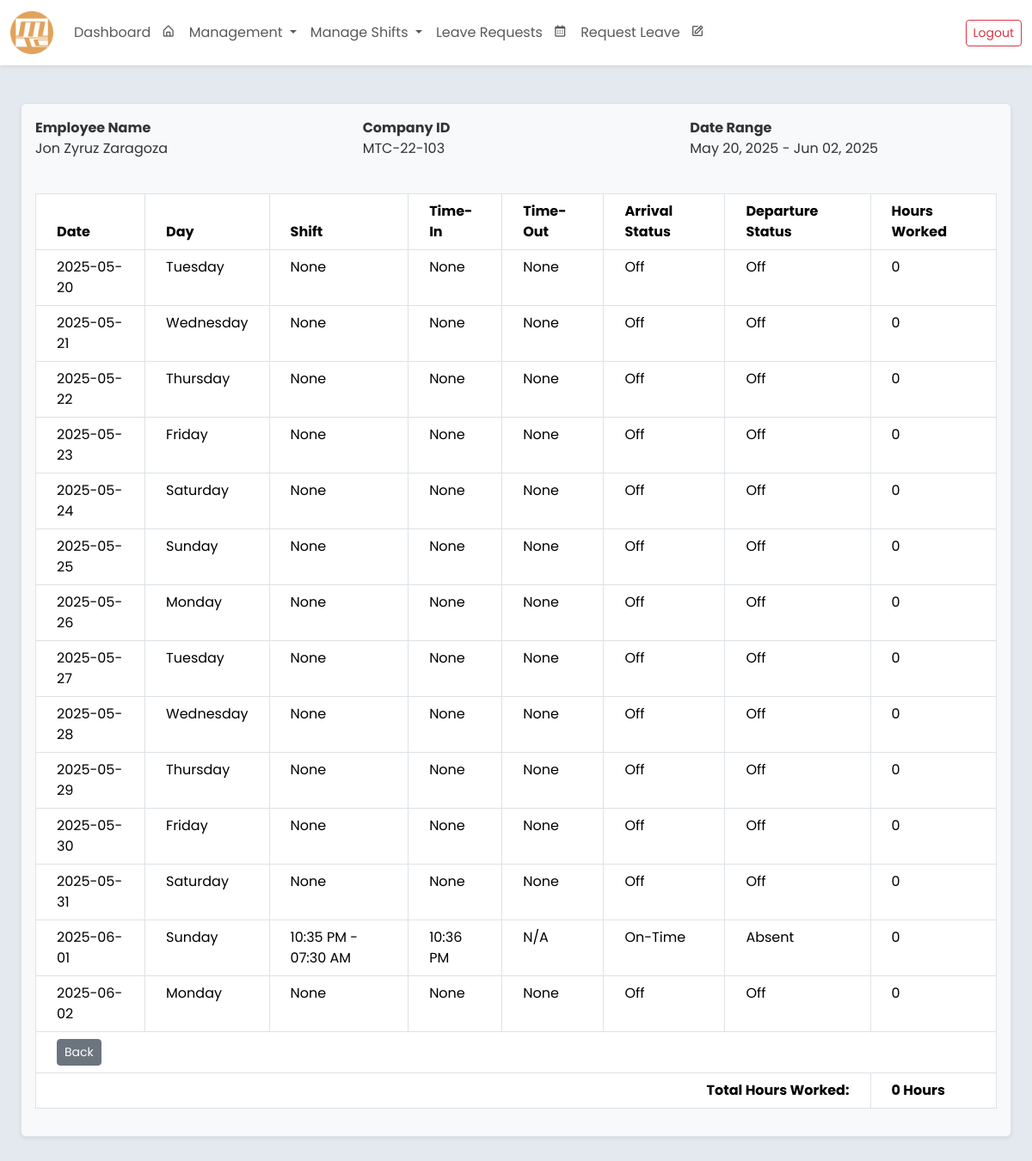
Screenshot of /employee/dtr/22/ (signed in) with the database file from the repository.
### core/models.py (models this page shows, shortened)
class Employee(models.Model):
    SEX_CHOICES = [
        ('Male', 'Male'),
        ('Female', 'Female'),
        ('Other', 'Prefer not to Say'),
    ]
    ROLE_CHOICES = [
        ('Regular Employee', 'Regular Employee'),
        ('Department Head', 'Department Head'),
        ('Admin(HR)', 'Admin(HR)'),
        ('Supervisor', 'Supervisor'),
        ('President', 'President')
    ]
    STATUS_CHOICES = [
        ('Active', 'Active'),
        ('Inactive', 'Inactive'),
    ]
    employee_id = models.AutoField(primary_key=True)
    company_id = models.CharField(max_length=20, blank=False, unique=True)
    first_name = models.CharField(max_length=100, blank=False)
    middle_name = models.CharField(max_length=100, blank=True, null=True)
    last_name = models.CharField(max_length=100, blank=False)
    sex = models.CharField(max_length=20, choices=SEX_CHOICES, blank=False)
    role = models.CharField(max_length=20, choices=ROLE_CHOICES, default='Regular Employee', blank=False)
    status = models.CharField(max_length=10, choices=STATUS_CHOICES, default='Active')
    department = models.ForeignKey(
        Department,
        related_name="employees",
        on_delete=models.SET_NULL,
        null=True,
        blank=True
    )
    contact_number = models.CharField(max_length=15, blank=False)
    date_employed = models.DateField()
    leave_credits = models.IntegerField(default=0, blank=False)
    leave_credits2 = models.IntegerField(default=0, blank=False)
    user_account = models.OneToOneField(User, on_delete=models.SET_NULL, null=True, blank=True, related_name='employee')
    class Meta:
        ordering = ['last_name', 'first_name']
        verbose_name = 'Employee'
        verbose_name_plural = 'Employees'
        db_table = 'employee_table'

class Attendance(models.Model):
    STATUS_CHOICES = [
        ('On-Time', 'On-Time'),
        ('Late', 'Late'),
        ('Absent', 'Absent'),
        ('Rest Day', 'Rest Day'),
    ]
    employee = models.ForeignKey('Employee', on_delete=models.CASCADE)
    date = models.DateField()
    time_in = models.DateTimeField(null=True, blank=True)
    time_out = models.DateTimeField(null=True, blank=True)
    arrival_status = models.CharField(
        max_length=20,
        choices=STATUS_CHOICES,
        default='Absent',
        help_text="Status based on time-in"
    )
    departure_status = models.CharField(
        max_length=20,
        choices=[
            ('On-Time', 'On-Time'),
            ('Undertime', 'Undertime'),
            ('Absent', 'Absent'),
            ('Rest Day', 'Rest Day')
        ],
        default='Absent',
        help_text="Status based on time-out"
    )
    shift = models.ForeignKey(
        'Shift',
        on_delete=models.SET_NULL,
        null=True,
        blank=True,
        help_text="Associated shift for this attendance record"
    )
    late_minutes = models.PositiveIntegerField(default=0)
    undertime_minutes = models.PositiveIntegerField(default=0)
    def worked_hours(self):
        print(f"\n--- DEBUG worked_hours for {self.date} ---")
        if not self.shift:
            print("No shift assigned")
            return 0
        scheduled_start = self.shift.shift_start
        scheduled_end = self.shift.shift_end
        is_rest_day = False  # You may also store this in Shift
        print(f"scheduled_start: {scheduled_start}")
        print(f"scheduled_end: {scheduled_end}")
        print(f"time_in: {self.time_in}")
        print(f"time_out: {self.time_out}")
        if not self.time_in or not self.time_out:
            print("Missing time_in or time_out")
            return 0

### core/decorators.py (the view, shortened to what this page needs)
    def _wrapped_view(request, *args, **kwargs):
        if hasattr(request.user, 'employee'):
            employee = request.user.employee
            if employee.department.name == "Human Resources":
                return view_func(request, *args, **kwargs)

### core/templates/employee_dtr.html
{% extends "base.html" %}
{% block content %}
    <div class="row mb-4">
        <div class="col-12">
            <div class="p-3 border rounded shadow-sm bg-light">
                <div class="mb-3">
                    <div class="row">
                        <div class="col-md-4">
                            <label class="fw-bold">Employee Name</label>
                            <p class="mb-0">{{ employee.first_name }} {{ employee.last_name }}</p>
                        </div>
                        <div class="col-md-4">
                            <label class="fw-bold">Company ID</label>
                            <p class="mb-0">{{ employee.company_id }}</p>
                        </div>
                        <div class="col-md-4">
                            <label class="fw-bold">Date Range</label>
                            <p class="mb-0">{{ start_date|date:"M d, Y" }} - {{ end_date|date:"M d, Y" }}</p>
                        </div>
                    </div>
                </div>
                <div class="table-responsive">
                    <table class="table table-bordered text-sm mt-4">
                        <thead class="bg-light">
                            <tr>
                                <th class="px-4 py-2">Date</th>
                                <th class="px-4 py-2">Day</th>
                                <th class="px-4 py-2">Shift</th>
                                <th class="px-4 py-2">Time-In</th>
                                <th class="px-4 py-2">Time-Out</th>
                                <th class="px-4 py-2">Arrival Status</th>
                                <th class="px-4 py-2">Departure Status</th>
                                <th class="px-4 py-2">Hours Worked</th>
                            </tr>
                        </thead>
                        <tbody>
                            {% for dtr in dtr_records %}
                            <tr>
                                <td class="px-4 py-2">{{ dtr.date }}</td>
                                <td class="px-4 py-2">{{ dtr.day }}</td>
                                <td class="px-4 py-2">{{ dtr.shift }}</td>
                                <td class="px-4 py-2">{{ dtr.time_in }}</td>
                                <td class="px-4 py-2">{{ dtr.time_out }}</td>
                                <td class="px-4 py-2">{{ dtr.arrival_status }}</td>
                                <td class="px-4 py-2">{{ dtr.departure_status }}</td>
                                <td class="px-4 py-2">{{ dtr.worked_hours }}</td>
                            </tr>
                            {% empty %}
                            <tr>
                                <td colspan="7" class="text-center py-4">No DTR record found.</td>
                            </tr>
                            {% endfor %}
                        </tbody>
                        <tfoot>
                            <tr class="bg-light">
                                <td colspan="8" class="px-4 py-2">
                                    <a href="{% url 'employee_information' employee.employee_id %}" class="btn btn-secondary btn-sm">
                                        Back
                                    </a>
                                </td>
                            </tr>
                            <tr class="bg-light fw-bold">
                                <td colspan="7" class="text-end px-4 py-2">Total Hours Worked:</td>
                                <td class="px-4 py-2">{{ total_hours }} Hours</td>
                            </tr>
                        </tfoot>
                    </table>
                </div>
            </div>
        </div>
    </div>
{% endblock %}

### core/templates/base.html (style rules this page uses)
body { font-family: 'Poppins', sans-serif; font-size: 1rem; color: #333; background-color:rgb(228, 233, 240); }
label { font-weight: 500; }

### rows the page displays
Employee: first_name "Jon Zyruz", last_name "Zaragoza", company_id "MTC-22-103"
Attendance: arrival_status "On-Time", departure_status "Absent"

### other values shown
{{ end_date|date:"M d, Y" }} "Jun 02, 2025"
{{ dtr.date }} "2025-05-20" "2025-05-21" "2025-05-22" "2025-05-23" "2025-05-24" "2025-05-25" "2025-05-26" "2025-05-27" "2025-05-28" "2025-05-29" "2025-05-30" "2025-05-31" "2025-06-01" "2025-06-02"
{{ dtr.day }} "Tuesday" "Wednesday" "Thursday" "Friday" "Saturday" "Sunday" "Monday" "Tuesday" "Wednesday" "Thursday" "Friday" "Saturday" "Sunday" "Monday"
{{ dtr.shift }} "None" "None" "None" "None" "None" "None" "None" "None" "None" "None" "None" "None" "10:35 PM - 07:30 AM" "None"
{{ dtr.time_in }} "None" "None" "None" "None" "None" "None" "None" "None" "None" "None" "None" "None" "10:36 PM" "None"
{{ dtr.time_out }} "None" "None" "None" "None" "None" "None" "None" "None" "None" "None" "None" "None" "N/A" "None"
{{ dtr.arrival_status }} "Off" "Off" "Off" "Off" "Off" "Off" "Off" "Off" "Off" "Off" "Off" "Off" "Off"
{{ dtr.departure_status }} "Off" "Off" "Off" "Off" "Off" "Off" "Off" "Off" "Off" "Off" "Off" "Off" "Off"
{{ dtr.worked_hours }} "0" "0" "0" "0" "0" "0" "0" "0" "0" "0" "0" "0" "0" "0"
{{ total_hours }} "0"
